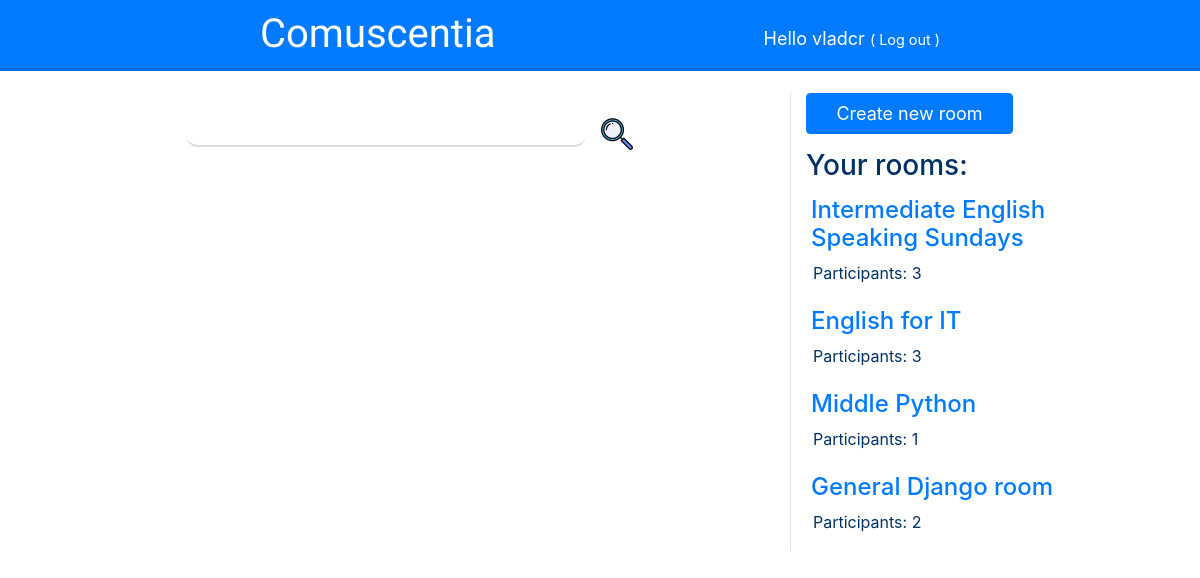
Page / (signed in) on the earlier database version.
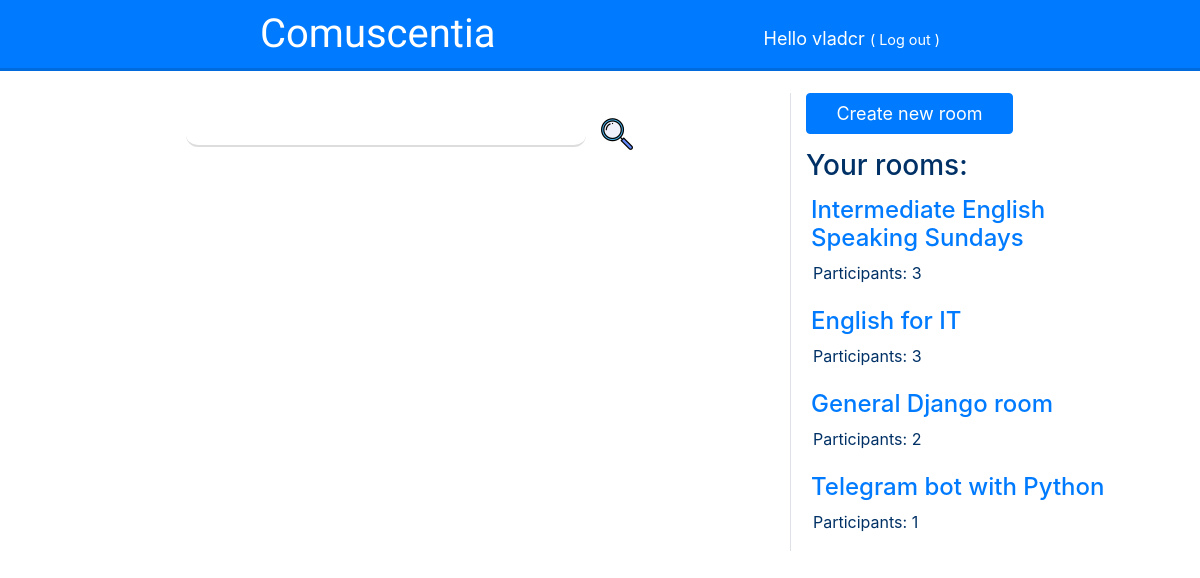
Same page on the later database version.
### comuscentia/models.py (models this page shows)
class Room(models.Model):
	owner = models.ForeignKey(settings.AUTH_USER_MODEL, on_delete=models.CASCADE)
	title = models.CharField(max_length=200)
	created_date = models.DateTimeField(default=timezone.now)
	description = models.CharField(max_length=200)
	textblock = models.TextField(default="__To create online-course just fill up this form like written below. You could ask for a course verification later.__\n**Course ID**: \n**Course authors**: \n**Annotation**: \n**University**: \n**Number of study weeks**: _(or start and end dates)_\n**Average load per week**: \n**Educational programs that recognize course learning outcomes**: ", blank=True)
	msgs = models.IntegerField(default=0)
	verificated = models.BooleanField(default=False) # True = verificated
	def __str__(self):
		return '%s by %s' % (self.title, self.owner)

### comuscentia/views.py (the view)
# urls.py: path('', views.index, name='index'),
def index(request):
	form = SearchForm()
	if request.user.is_authenticated:
		user_rooms = Participation.objects.filter(user=request.user)
		rooms = []
		for user_room in user_rooms:
			print(user_room)
			room = user_room.room
			print(room)
			rooms.append((room, participants(room)))
			print(rooms)
		return render(request, 'comuscentia/index.html', {'form': form, 'rooms': rooms})
	else:
		return render(request, 'comuscentia/index.html', {'form': form})

### comuscentia/forms.py
class SearchForm(forms.Form):
	search_field = forms.CharField(label="", max_length=100, widget=forms.TextInput(attrs={'id':'search_field'}))

### comuscentia/models.py (called while the page is built)
	def __str__(self):
		return '%s in %s' % (self.user, self.room)

### comuscentia/views.py (called while the page is built)
def participants(room):
	return len(Participation.objects.filter(room=room))

### comuscentia/templates/comuscentia/index.html (shortened to what this page needs)
{% extends 'comuscentia/base.html' %}
{% block content %}
<div class="content container">
    <div class="row">
        <div class="col-md-8">
            <br>
			<form class="center" method="post" id="search_form">
    		{{ form.as_table }}
    		<input class="btn search" type="submit" value="">
  			</form><br>
		</div>
		<div class="col-md-4 border-left">
		{% if user.is_authenticated %}
			<a class="btn btn-primary" href="{% url 'new_room' %}" role="button">Create new room</a><br>
			{% if not rooms %}
				<p>You don't participate in any rooms yet. Change it!</p>
			{% else %}
				<h3>Your rooms:</h3>
				{% for room in rooms %}
					<div class="room">
						<h4><a href="{% url 'room' pk=room.0.pk %}">{% if room.0.verificated %}<img src="static/images/check.png">{% endif %} {{ room.0.title }}</a></h4>
						<p>Participants: {{ room.1 }}</p>
					</div>
				{% endfor %}
			{% endif %}
		{% else %}
			<a class="btn" href="{% url 'django_registration_register' %}">Registration</a><br>
			<a class="btn" href="{% url 'login' %}">Login</a>
		{% endif %}
		</div>
	</div>
</div>
{% endblock %}

### comuscentia/templates/comuscentia/base.html (shortened to what this page needs)
{% load static %}
<html>
    <head>
        <link rel="stylesheet" href="https://stackpath.bootstrapcdn.com/bootstrap/4.3.1/css/bootstrap.min.css">
        <link rel="stylesheet" href="{% static 'css/style.css' %}">
    </head>
	<body>
		<header>
			<a id='sitename' href="/"><h1>Comuscentia</h1></a>
            {% if user.is_authenticated %}
                <div id="float_right">Hello {{ user.username }} <small>( <a href="{% url 'logout' %}" style="color: white;">Log out</a> )</small></div>
            {% endif %}
		</header>
		{% block content %}
        {% endblock %}
	</body>
</html>

### comuscentia/static/css/style.css (style rules this page uses)
html, body { height: 100%; }
body { width: 100%; margin: 0; color: #003166; }
header { display: block; width: 100%; margin-bottom: 25px; color: white; font-size: 18px; background-color: #007bff; box-shadow: 0 3px #006bdd; }
#sitename h1 { display: inline-block; margin: 10px; color: white; font-family: 'Fredericka the Great', cursive; }
#float_right { display: inline-block; float: right; margin: 10px; padding-top: 15px; }
input[type=submit].search { background: url('/static/images/search.png') no-repeat; width: 34px; height: 34px; margin-left: 10px; }
input#search_field { width: 400px; outline: none; border-color: #ddd; border-top: 1px; border-right: 1px; border-left: 1px; border-radius: 12px; padding-left: 7px; }
input#search_field:required { box-shadow:none; }
.content { margin-bottom: 30px; }
.center { text-align:center; margin:auto; }
.btn-primary { width: 207px; margin-bottom: 15px; font-size: 18px; }
.room { display: block; width: 100%; padding: 5px; padding-bottom: 15px; }
p { margin: 2px; }
@media (min-width: 576px) { #sitename h1 { padding-left: 50px; } }
@media (min-width: 576px) { #float_right { padding-right: 50px; } }
@media (min-width: 768px) { #sitename h1 { padding-left: 100px; } }
@media (min-width: 768px) { #float_right { padding-right: 100px; } }
@media (min-width: 992px) { #sitename h1 { padding-left: 150px; } }
@media (min-width: 992px) { #float_right { padding-right: 150px; } }
@media (min-width: 1200px) { #sitename h1 { padding-left: 250px; } }
@media (min-width: 1200px) { #float_right { padding-right: 250px; } }

Differences in the rows shown:
removed Room: title "Middle Python", owner "1"
added Room: title "Telegram bot with Python", owner "1"
